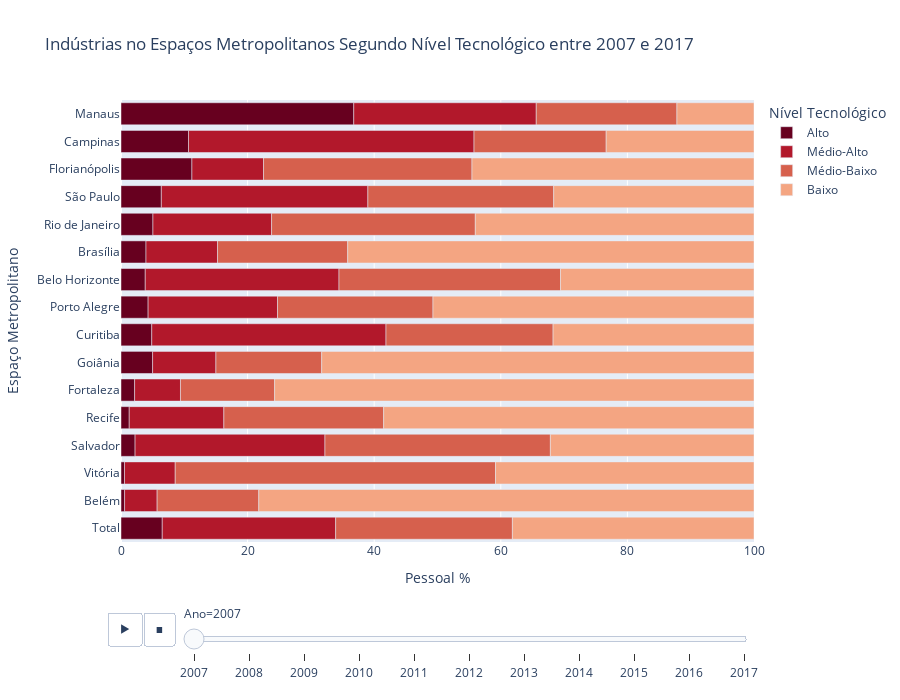

The notebook cell this image was saved under:
### Code cell
fig = ind.ind_tech_level_evolution_dynamic(
    list_years=list(range(2007,2018))
    , list_ufs=['AM', 'BA', 'CE', 'DF', 'ES', 'GO', 'MG','PA','PE','PR','RJ','RS','SC', 'SP']
    , list_tec_level=None
    , range_x=100
    , relative = True
    , focus='Alto'
)
fig

### Figure 1 — Plotly figure (JSON) as saved in the notebook; plotly's stock layout.template omitted (floating-point values rounded to 4 significant figures)
{"data": [{"alignmentgroup": "True", "hovertemplate": "Nível Tecnológico=Alto<br>Ano=2007<br>Pessoal %=%{x}<br>Espaço Metropolitano=%{y}<extra></extra>", "legendgroup": "Alto", "marker": {"color": "rgb(103,0,31)"}, "name": "Alto", "offsetgroup": "Alto", "orientation": "h", "showlegend": true, "textposition": "auto", "type": "bar", "x": [3.832, 0.5693, 10.67, 4.859, 11.2, 2.152, 4.989, 36.77, 4.285, 1.302, 5.046, 2.224, 6.373, 0.557, 3.948, 6.518], "xaxis": "x", "y": ["Belo Horizonte", "Belém", "Campinas", "Curitiba", "Florianópolis", "Fortaleza", "Goiânia", "Manaus", "Porto Alegre", "Recife", "Rio de Janeiro", "Salvador", "São Paulo", "Vitória", "Brasília", "Total"], "yaxis": "y"}, {"alignmentgroup": "True", "hovertemplate": "Nível Tecnológico=Médio-Alto<br>Ano=2007<br>Pessoal %=%{x}<br>Espaço Metropolitano=%{y}<extra></extra>", "legendgroup": "Médio-Alto", "marker": {"color": "rgb(178,24,43)"}, "name": "Médio-Alto", "offsetgroup": "Médio-Alto", "orientation": "h", "showlegend": true, "textposition": "auto", "type": "bar", "x": [30.61, 5.139, 45.1, 37.0, 11.31, 7.243, 10.01, 28.83, 20.44, 14.95, 18.74, 30.0, 32.63, 8.008, 11.3, 27.39], "xaxis": "x", "y": ["Belo Horizonte", "Belém", "Campinas", "Curitiba", "Florianópolis", "Fortaleza", "Goiânia", "Manaus", "Porto Alegre", "Recife", "Rio de Janeiro", "Salvador", "São Paulo", "Vitória", "Brasília", "Total"], "yaxis": "y"}, {"alignmentgroup": "True", "hovertemplate": "Nível Tecnológico=Médio-Baixo<br>Ano=2007<br>Pessoal %=%{x}<br>Espaço Metropolitano=%{y}<extra></extra>", "legendgroup": "Médio-Baixo", "marker": {"color": "rgb(214,96,77)"}, "name": "Médio-Baixo", "offsetgroup": "Médio-Baixo", "orientation": "h", "showlegend": true, "textposition": "auto", "type": "bar", "x": [35.0, 16.06, 20.88, 26.39, 32.93, 14.88, 16.71, 22.23, 24.56, 25.24, 32.18, 35.61, 29.35, 50.6, 20.56, 27.92], "xaxis": "x", "y": ["Belo Horizonte", "Belém", "Campinas", "Curitiba", "Florianópolis", "Fortaleza", "Goiânia", "Manaus", "Porto Alegre", "Recife", "Rio de Janeiro", "Salvador", "São Paulo", "Vitória", "Brasília", "Total"], "yaxis": "y"}, {"alignmentgroup": "True", "hovertemplate": "Nível Tecnológico=Baixo<br>Ano=2007<br>Pessoal %=%{x}<br>Espaço Metropolitano=%{y}<extra></extra>", "legendgroup": "Baixo", "marker": {"color": "rgb(244,165,130)"}, "name": "Baixo", "offsetgroup": "Baixo", "orientation": "h", "showlegend": true, "textposition": "auto", "type": "bar", "x": [30.56, 78.23, 23.35, 31.74, 44.56, 75.73, 68.3, 12.17, 50.71, 58.51, 44.03, 32.17, 31.64, 40.84, 64.19, 38.17], "xaxis": "x", "y": ["Belo Horizonte", "Belém", "Campinas", "Curitiba", "Florianópolis", "Fortaleza", "Goiânia", "Manaus", "Porto Alegre", "Recife", "Rio de Janeiro", "Salvador", "São Paulo", "Vitória", "Brasília", "Total"], "yaxis": "y"}], "layout": {"barmode": "relative", "height": 700, "legend": {"title": {"text": "Nível Tecnológico"}, "tracegroupgap": 0}, "sliders": [{"active": 0, "currentvalue": {"prefix": "Ano="}, "len": 0.9, "pad": {"b": 10, "t": 60}, "steps": [{"args": [["2007"], {"frame": {"duration": 0, "redraw": true}, "fromcurrent": true, "mode": "immediate", "transition": {"duration": 0, "easing": "linear"}}], "label": "2007", "method": "animate"}, {"args": [["2008"], {"frame": {"duration": 0, "redraw": true}, "fromcurrent": true, "mode": "immediate", "transition": {"duration": 0, "easing": "linear"}}], "label": "2008", "method": "animate"}, {"args": [["2009"], {"frame": {"duration": 0, "redraw": true}, "fromcurrent": true, "mode": "immediate", "transition": {"duration": 0, "easing": "linear"}}], "label": "2009", "method": "animate"}, {"args": [["2010"], {"frame": {"duration": 0, "redraw": true}, "fromcurrent": true, "mode": "immediate", "transition": {"duration": 0, "easing": "linear"}}], "label": "2010", "method": "animate"}, {"args": [["2011"], {"frame": {"duration": 0, "redraw": true}, "fromcurrent": true, "mode": "immediate", "transition": {"duration": 0, "easing": "linear"}}], "label": "2011", "method": "animate"}, {"args": [["2012"], {"frame": {"duration": 0, "redraw": true}, "fromcurrent": true, "mode": "immediate", "transition": {"duration": 0, "easing": "linear"}}], "label": "2012", "method": "animate"}, {"args": [["2013"], {"frame": {"duration": 0, "redraw": true}, "fromcurrent": true, "mode": "immediate", "transition": {"duration": 0, "easing": "linear"}}], "label": "2013", "method": "animate"}, {"args": [["2014"], {"frame": {"duration": 0, "redraw": true}, "fromcurrent": true, "mode": "immediate", "transition": {"duration": 0, "easing": "linear"}}], "label": "2014", "method": "animate"}, {"args": [["2015"], {"frame": {"duration": 0, "redraw": true}, "fromcurrent": true, "mode": "immediate", "transition": {"duration": 0, "easing": "linear"}}], "label": "2015", "method": "animate"}, {"args": [["2016"], {"frame": {"duration": 0, "redraw": true}, "fromcurrent": true, "mode": "immediate", "transition": {"duration": 0, "easing": "linear"}}], "label": "2016", "method": "animate"}, {"args": [["2017"], {"frame": {"duration": 0, "redraw": true}, "fromcurrent": true, "mode": "immediate", "transition": {"duration": 0, "easing": "linear"}}], "label": "2017", "method": "animate"}], "x": 0.1, "xanchor": "left", "y": 0, "yanchor": "top"}], "title": {"text": "Indústrias no Espaços Metropolitanos Segundo Nível Tecnológico entre 2007 e 2017"}, "updatemenus": [{"buttons": [{"args": [null, {"frame": {"duration": 2000, "redraw": true}, "fromcurrent": true, "mode": "immediate", "transition": {"duration": 500, "easing": "linear"}}], "label": "&#9654;", "method": "animate"}, {"args": [[null], {"frame": {"duration": 0, "redraw": true}, "fromcurrent": true, "mode": "immediate", "transition": {"duration": 0, "easing": "linear"}}], "label": "&#9724;", "method": "animate"}], "direction": "left", "pad": {"r": 10, "t": 70}, "showactive": false, "type": "buttons", "x": 0.1, "xanchor": "right", "y": 0, "yanchor": "top"}], "xaxis": {"anchor": "y", "domain": [0, 1], "range": [0, 100], "title": {"text": "Pessoal %"}}, "yaxis": {"anchor": "x", "categoryarray": ["Total", "Belém", "Vitória", "Salvador", "Recife", "Fortaleza", "Goiânia", "Curitiba", "Porto Alegre", "Belo Horizonte", "Brasília", "Rio de Janeiro", "São Paulo", "Florianópolis", "Campinas", "Manaus"], "categoryorder": "array", "domain": [0, 1], "title": {"text": "Espaço Metropolitano"}}}}
